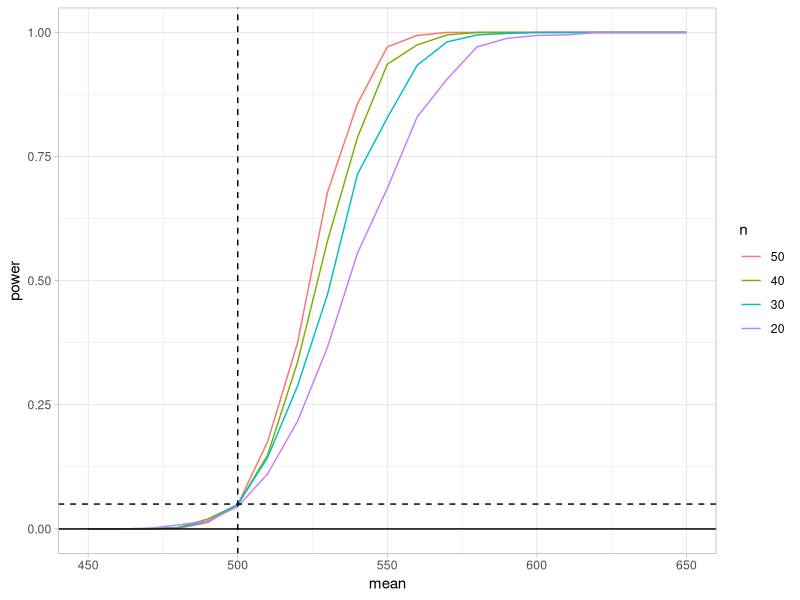
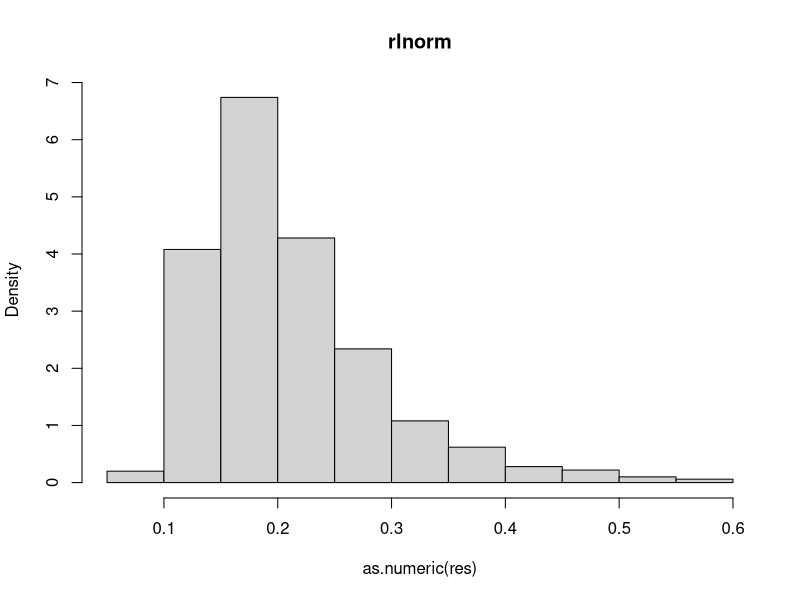
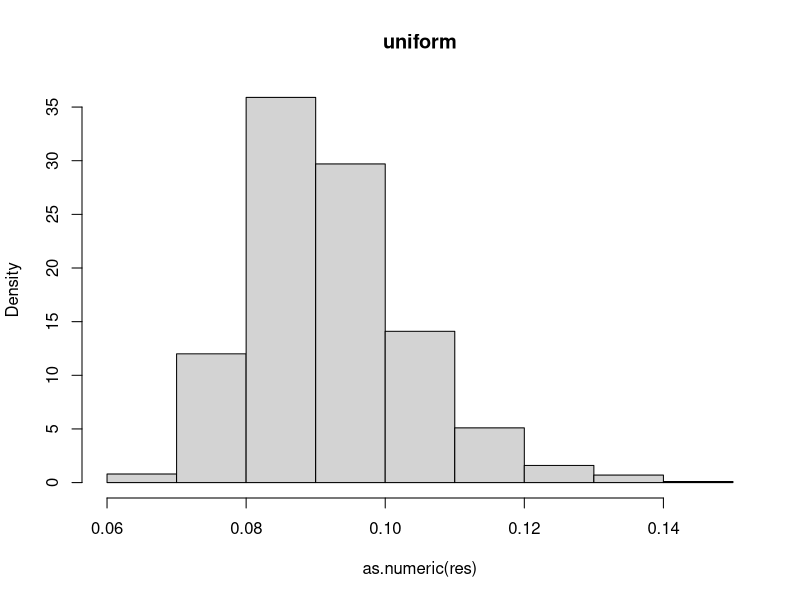
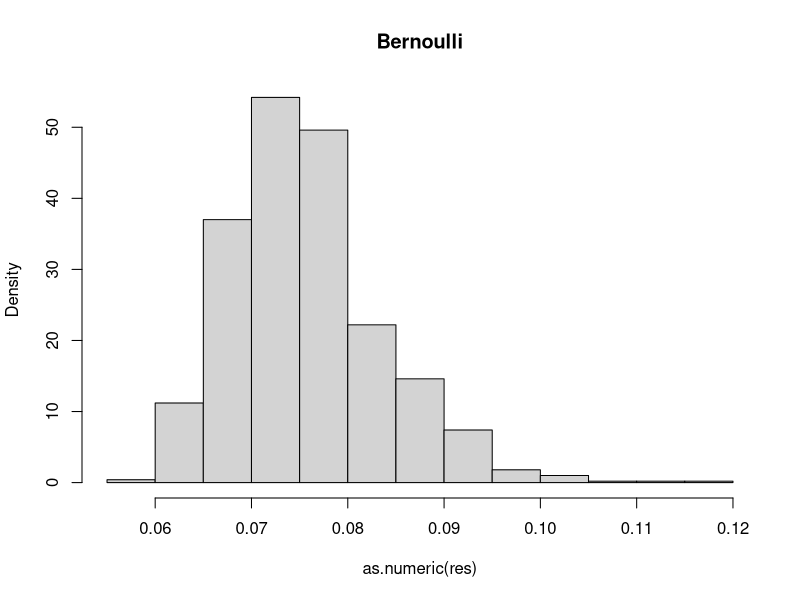

These charts were generated, in order, by the following R code:
#### 6-3 ####
example_7_9 <- function(n){
m <- 1000
mu0 <- 500
sigma <- 100
mu <- c(seq(450, 650, 10)) #alternatives
M <- length(mu)
power <- numeric(M)
for (i in 1:M) {
  mu1 <- mu[i]
  pvalues <- replicate(m, expr = {
    #simulate under alternative mu1
    x <- rnorm(n, mean = mu1, sd = sigma)
    ttest <- t.test(x,
                    alternative = "greater", mu = mu0)
    ttest$p.value } )
  power[i] <- mean(pvalues <= .05)
}
se <- sqrt(power * (1-power) / m)
df <- data.frame(mean=mu, power=power,
                 upper=power+2*se, lower=power-2*se,n=factor(n))
return(df)
}
# 封装成一个函数


data <- data.frame()
for (n in seq(20,50,10)) {
  df <- example_7_9(n)
  data <- rbind(df,data) 
}
# 将不同取值n的df合并成一个data

library(ggplot2)

ggplot(data, aes(x=mean, y=power,col=n)) +
  geom_line() +
  geom_vline(xintercept=500, lty=2) +
  geom_hline(yintercept=c(0,.05), lty=1:2) +
  theme_light() # 主题可以自己改我喜欢用这个
 # 利用ggplot2的颜色映射概念自动生成图例(没学过ggplot2包的可以看看R数据科学)


#### 6-4 ####
exercise_6_4 <- function(seed=123){
set.seed(seed)
n <- 20 # X服从对数正态分布，Y=ln(x)~N(μ,σ^2)，所以可以直接利用Y进行估计，再代入X即可
alpha <- .05
m <- 1000
cv.t<-sapply(1:m,FUN= function(o){
  y<-rnorm(n)
  c<-qt(0.975,n-1) # 0.975 quantile of t-distribution
  m<-mean(y) # estimate of mean
  se<-sqrt(var(y)) # estimate of standard error
  as.numeric((m-c*se/sqrt(n)<0)&(m+c*se/sqrt(n)>0)) # ci
})
level <- mean(cv.t) # mean of  Monte Carlo experiment

return(data.frame(level=level))
}

exercise_6_4()

#### 6-5 ####
exercise_6_5 <- function(seed=123){
set.seed(seed)
n<-20
c<-qt(0.975,n-1) # 0.975 quantile of t-distribution
m <- 1000
cv.t<-sapply(1:m,FUN= function(o){
x<-rchisq(n,2)  # 注意这里的x是从卡方分布取样
m<-mean(x) # estimate of mean
se<-sqrt(var(x)) # estimate of standard error
as.numeric((m-c*se/sqrt(n)<2)&(m+c*se/sqrt(n)>2)) # ci
})
level1 <- mean(cv.t) # mean of  Monte Carlo experiment


#v我们可以得出概率不等于0.95,小于0.95,example6.4使用卡方分布来估计方差（真值为4)
alpha <- .05
UCL <- replicate(1000, expr = {
x <- rchisq(n,2)
(n-1) * var(x) / qchisq(alpha, df = n-1)
} )
#计算包含sigma^2=4的区间数
level2 <- sum(UCL > 4)/m
return(data.frame(level1,level2))
}

exercise_6_5(1012)
# 我们可以看到结果远小于0.95，因此t-区间更稳健

#### 6-8 ####
exercise_6_8 <- function(){
count5test <- function(x,y){
  X <- x - mean(x)
  Y <- y - mean(y)
  outx <- sum(X > max(Y)) + sum(X < min(Y))
  outy <- sum(Y > max(X)) + sum(Y < min(X))
  return(as.integer(max(c(outx,outy)) > 5))
}
n <- c(20,200,1000)#分别对应小样本、中样本和大样本
mu1 <- mu2 <- 0
sigma1 <- 1
sigma2 <- 1.5
m <- 10000
power1 <- power2 <- numeric(length(n))
set.seed(1234)
for(i in 1:length(n)){
  power1[i] <- mean(replicate(m,expr = {
    x <- rnorm(n[i],mu1,sigma1)
    y <- rnorm(n[i],mu2,sigma2)
    x <- x - mean(x)
    y <- y - mean(y)
    count5test(x,y)
  }))
  pvalues <- replicate(m,expr={
    x <- rnorm(n[i],mu1,sigma1)
    y <- rnorm(n[i],mu2,sigma2)
    Ftest <- var.test(x, y, ratio = 1,
                      alternative = c("two.sided", "less", "greater"),
                      conf.level = 0.945, ...)
    Ftest$p.value})
  power2[i] <- mean(pvalues<=0.055)
}
help("var.test")
return(data.frame(power1,power2))
}
exercise_6_8()
#### 6-9 ####
exercise_6_9 <- function(distribution=c('rlnorm','uniform','Bernoulli')){
n <- 20
size <- 1000
ginifun <- function()
{
  if (distribution == 'rlnorm')x <- sort(rlnorm(n))
  else if(distribution == 'uniform') x <- sort(runif(n,0,1))
  else x <- sort(rbinom(n,size = 100,prob = .1))
  m=mean(x)
  sum=0
  for (k in n) {
    t=(2*k-n-1)*x[k]
    sum=sum+t
  }
  gini=sum/(n^2*m)
}
res <- replicate(size,expr = ginifun())
hist(as.numeric(res), prob = TRUE, main = distribution)
return(data.frame(mean = mean(res),median = median(res),quantile = quantile(res,seq(.1,.9,.1))))
}
exercise_6_9(distribution = 'rlnorm')
exercise_6_9(distribution = 'uniform')
exercise_6_9(distribution = 'Bernoulli')

#### 6-A ####
exercise_6_A <- function(seed){
set.seed(123)
num<-c(50,100,200,500,1000) # Estimate the Type-I error for different sizes.
m<-10000
 
er<-NULL
for (n in num){
  cv<-qt(0.975,n-1)
  er1<-mean(sapply(1:m,FUN = function(o){
  x<-rchisq(n,1)
  m<-mean(x)
  se<-sqrt(var(x))
  abs((m-1)*sqrt(n)/se)>=cv
}))  # 估计卡方分布的第一类错误
  er2<-mean(sapply(1:m,FUN = function(o){
  x<-runif(n,0,2)
  m<-mean(x)
  se<-sqrt(var(x))
  abs((m-1)*sqrt(n)/se)>=cv
}))   # 估计均匀分布的第一类错误
  er3<-mean(sapply(1:m,FUN = function(o){
  x<-rexp(n,1)
  m<-mean(x)
  se<-sqrt(var(x))
  abs((m-1)*sqrt(n)/se)>=cv 
}))  # 估计指数分布的第一类错误
er<-cbind(er,c(er1,er2,er3))
}
colnames(er)<-num
rownames(er)<-c("chi(1)","U(0,2)","exp(1)")
return(er)                
}
exercise_6_A(1012)

#### 6_B ####
exercise_6_B <- function(seed){
seed <- set.seed(123)
x <- rnorm(20,2,10)
sigma <- rnorm(20,5,50)
y <- 3*x+sigma
cor(x,y)
cor.test(x,y)
cor.test(x,y,method = 'kendall')
cor.test(x,y,method = 'spearman')
data.frame(x,y)
}
exercise_6_B()
